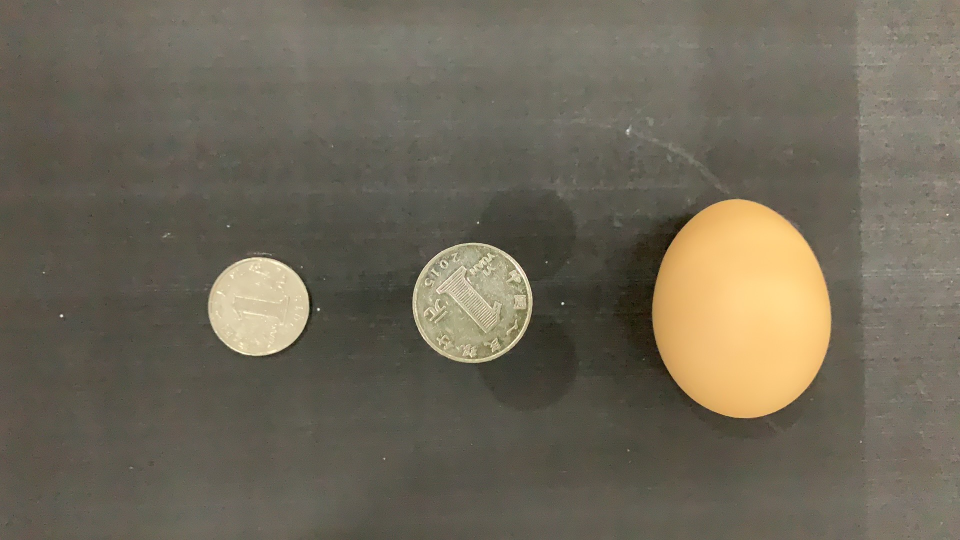
#> input picture short_dist_h42.24.jpg, 1920 x 1080 px, given in place of long_dist_h42.24.jpg, which was not available (shown at 1/2 size)
$ python main.py
#> lines starting #> are read from the running program, lines starting #| are printed output that depends on the picture; after the words box and inside, x2 and y2 are one past the last pixel; in counts of white or black regions, pixels touching at a corner belong together; long printed decimals are rounded; pictures that were not available may be replaced by others from this repository, and a replacement may not be noted
#> further down, egg_image is the input picture: shape (1080, 1920, 3); mean B, G, R 88.5, 104.2, 111

# import the necessary packages
from scipy.spatial import distance as dist
from imutils import perspective
from imutils import contours
from matplotlib import pyplot as plt
import numpy as np
# import argparse
import imutils
import cv2

def reshape_image(image):
    '''归一化图片尺寸：短边800，长边不超过1600，短边800，长边超过1600以长边1600为主'''
    width,height=image.shape[1],image.shape[0]
#> width = 1920; height = 1080
    min_len=width
#> min_len = 1920
    scale=width*1.0/800
#> scale = 2.4
    new_width=800
    new_height=int(height/scale)
#> new_height = 450
    if new_height>1600:
        new_height=1600
        scale=height*1.0/1600
        new_width=int(width/scale)
    out=cv2.resize(image,(int(new_width),int(new_height)))
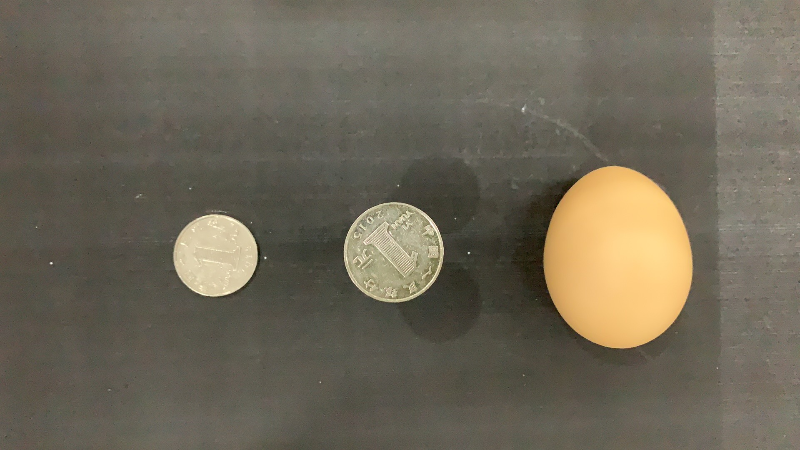
#> out: shape (450, 800, 3); mean B, G, R 88.3, 104.1, 110.9
    return out
#QR-code
# WIDTH = 80.7

#USB
WIDTH = 24.99
H0 = 42.24

egg_image = cv2.imread(r"D:\images\long_dist_h42.24.jpg")
egg_image = reshape_image(egg_image)
# egg_image =cv2.resize(egg_image,(int(egg_image.shape[0]/RESIZE_RATE),int(egg_image.shape[1]/RESIZE_RATE)))
gray_img = cv2.cvtColor(egg_image,cv2.COLOR_BGR2GRAY)
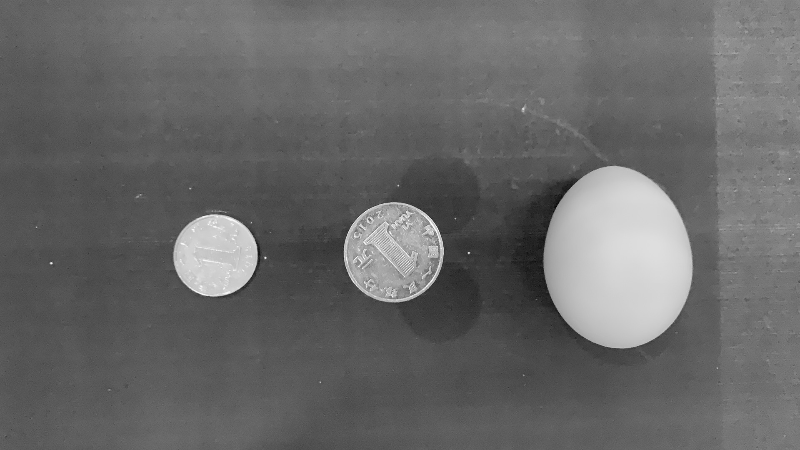
#> gray_img: shape (450, 800); min 9, max 253, mean 104.3
gray_img = cv2.GaussianBlur(gray_img,(7,7),0)

# bw_img1 = cv2.adaptiveThreshold(gray_img,255,cv2.ADAPTIVE_THRESH_GAUSSIAN_C,cv2.THRESH_BINARY,25,5)
# bw_img2  = cv2.adaptiveThreshold(gray_img,255,cv2.ADAPTIVE_THRESH_MEAN_C,cv2.THRESH_BINARY,25,5)
edged = cv2.Canny(gray_img, 50, 10) #cv2.Canny(gray, 50, 100)
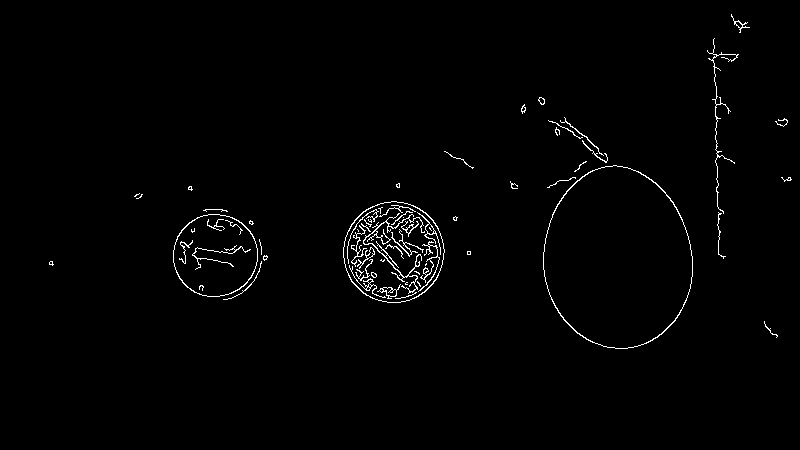
#> edged: shape (450, 800); 1.2% white in thin lines or dots, all inside (x1, y1, x2, y2) = (49, 14, 792, 349)
edged = cv2.dilate(edged, None, iterations=1)
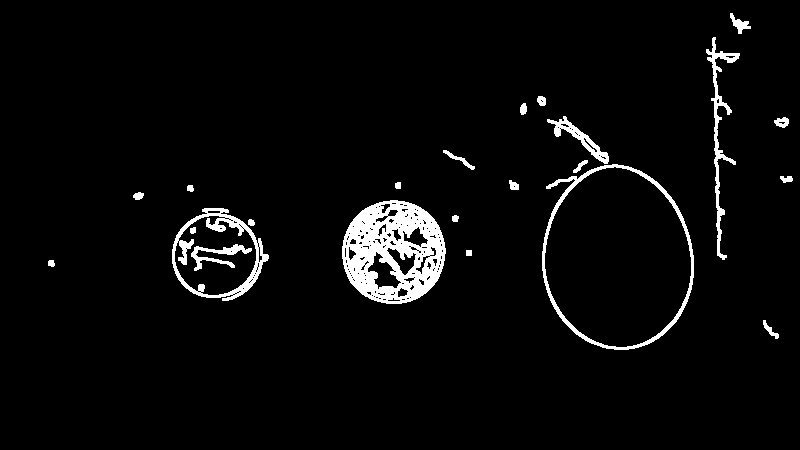
#> edged: shape (450, 800); 3.9% white; 23 white regions, largest, box (x1, y1, x2, y2) and area: (342, 200, 446, 304) 6571, (542, 164, 694, 350) 2053, (172, 208, 269, 301) 1914
edged = cv2.erode(edged, None, iterations=1)
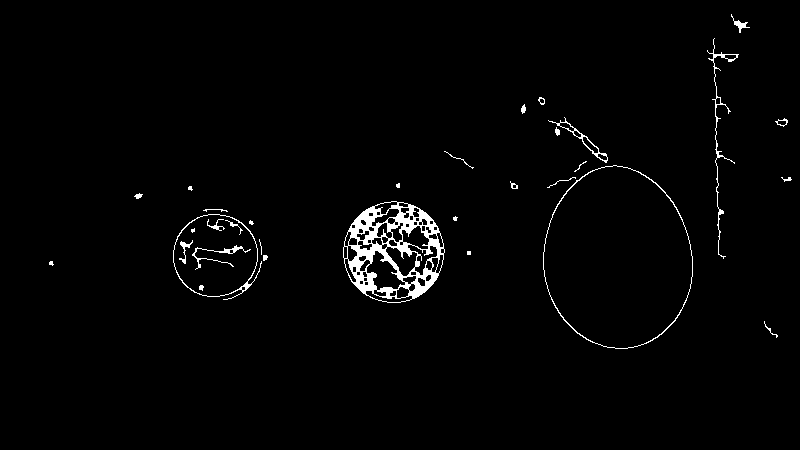
#> edged: shape (450, 800); 1.8% white; 32 white regions (8 under 20 px)

# cv2.namedWindow("edged",0)
# cv2.resizeWindow("edged",480,640)
# cv2.imshow("edged",bw_img1)
cv2.imshow("edged", edged)
# cv2.waitKey(0)

cnts = cv2.findContours(edged.copy(), cv2.RETR_EXTERNAL,cv2.CHAIN_APPROX_SIMPLE)
#> cnts = 26 contours, 14 with area under 20; largest, box (x1, y1, x2, y2) and area: (543, 165, 693, 349) 21123, (343, 201, 445, 303) 7950, (173, 214, 262, 300) 5510, (548, 117, 608, 163) 345, (707, 38, 739, 259) 211
cnts = imutils.grab_contours(cnts)

(cnts, _) = contours.sort_contours(cnts)
pixelsPerMetric = None
# result_img = cv2.drawContours(egg_image, cnts, -1, (0, 0, 255), 2)

# 单独循环轮廓

dst = np.zeros((edged.shape))
dst = np.array(dst,np.uint8)
rad = []
for c in cnts:
    # 如果轮廓不够大，请忽略它
    if cv2.contourArea(c) < 1800:
        continue
    # 计算轮廓的旋转边界框
    dst = cv2.drawContours(dst,[c],-1, 255, thickness=cv2.FILLED)
    maxdist = 0
    dist = 0
    for i in range(dst.shape[0]):
        for j in range(dst.shape[1]):
            dist = cv2.pointPolygonTest(c, (j, i), True)
            if (dist > maxdist):
                maxdist = dist
                center = (j, i)
    maxdist = int(abs(maxdist))
    cv2.circle(egg_image, center, maxdist, (255, 0, 0),2, cv2.LINE_8, 0)
    cv2.circle(egg_image, center, 2, (255, 0, 0),2, cv2.LINE_8, 0)
    if pixelsPerMetric is None:
        pixelsPerMetric = (maxdist*2) / WIDTH
    #
    # # 计算对象的大小
    dim = (maxdist*2) / pixelsPerMetric
    # dimE = dB / pixelsPerMetric
    #
    # # 在图像上绘制对象大小

    print("内切圆直径："+str(dim))
    rad.append(dim)
#> this loop made 26 passes
#> (maxdist, pixelsPerMetric, dim) on pass 3: (40, 3.2, 24.99)
#> (maxdist, dim) on passes 9, 17: (49, 30.61), (73, 45.61)
#| 内切圆直径：24.99
#| 内切圆直径：30.613
#| 内切圆直径：45.607
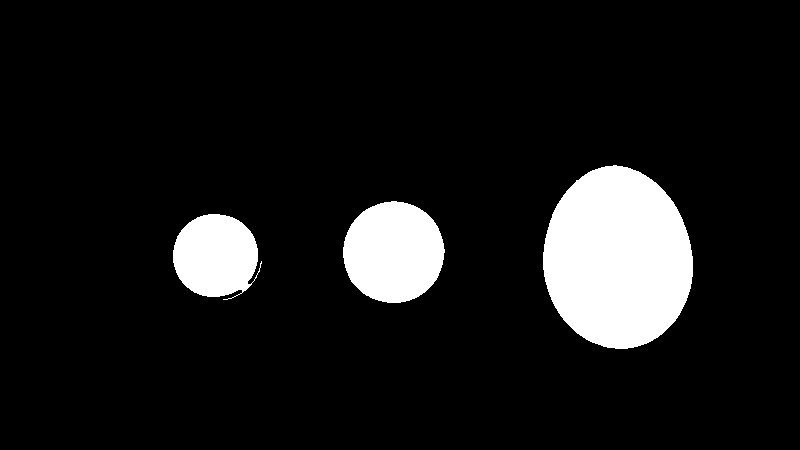
#> dst: shape (450, 800); 9.8% white; 3 white regions, box (x1, y1, x2, y2) and area: (543, 165, 693, 349) 21358, (343, 201, 445, 303) 8094, (173, 214, 262, 300) 5676
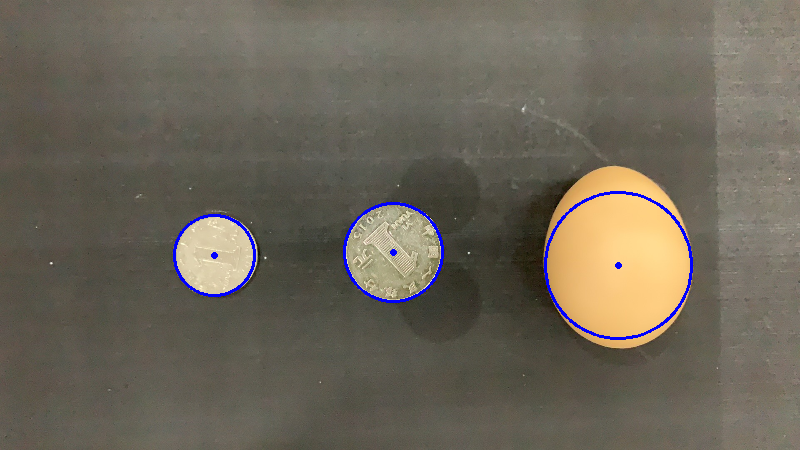
#> egg_image: shape (450, 800, 3); 0.88% of pixels changed, all inside (x1, y1, x2, y2) = (173, 191, 693, 340)
#> after the loop, center = (618, 265); pixelsPerMetric = 3.2; rad = [24.99, 30.61, 45.61]
    # print("内切圆直径："+str(rad))

h = H0*rad[1]/(rad[1]-rad[0])
#> h = 230
R = h*rad[-1]/(2*h+rad[-1])
#> R = 20.75
print("修正后直径："+str(2*R)+"mm")
#| 修正后直径：41.49249505286368mm

cv2.putText(egg_image, "{:.1f}mm".format(R*2),
        (center), cv2.FONT_HERSHEY_SIMPLEX,
        0.5, (0, 0, 255), 1)
#> egg_image: shape (450, 800, 3); 0.04% of pixels changed, all inside (x1, y1, x2, y2) = (620, 255, 682, 266)
    # 显示输出图像
    # resImg = cv2.resize(image, (10, 10), interpolation=cv2.INTER_CUBIC)
cv2.imshow("dst", dst)
# cv2.namedWindow("resImg",0)
cv2.imshow("resImg", egg_image)
cv2.waitKey(0)
